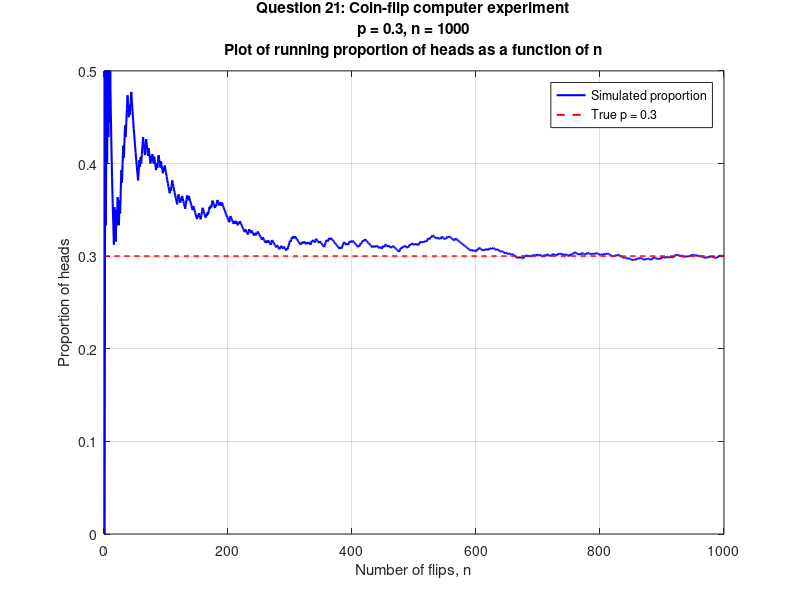
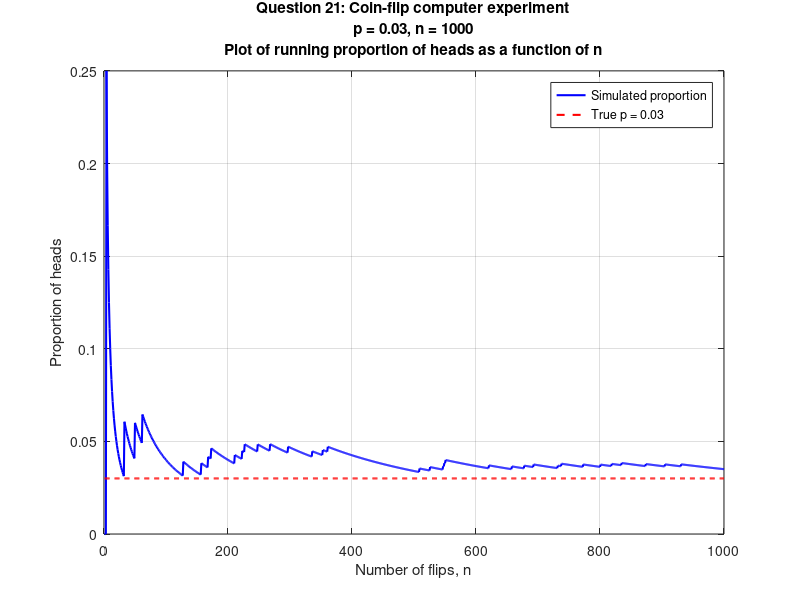

Write MATLAB code to recreate these figures, in order.
clc;
clear;
close all;

%% Question 21
% (Computer Experiment)
% Suppose a coin has probability p of falling heads up.
% Take p = 0.3 and n = 1000, and simulate n coin flips.
% Plot the proportion of heads as a function of n.
% Repeat for p = 0.03.

n = 1000;
k = 1:n;

%% Case 1: p = 0.3
p1 = 0.3;
flips1 = rand(1, n) < p1;          % 1 = head, 0 = tail
cum_heads1 = cumsum(flips1);
prop_heads1 = cum_heads1 ./ k;

figure;
plot(k, prop_heads1, 'b', 'LineWidth', 1.5);
hold on;
plot(k, p1 * ones(1, n), 'r--', 'LineWidth', 1.5);
grid on;
xlabel('Number of flips, n');
ylabel('Proportion of heads');
title({
    'Question 21: Coin-flip computer experiment', ...
    'p = 0.3, n = 1000', ...
    'Plot of running proportion of heads as a function of n'
});
legend('Simulated proportion', 'True p = 0.3', 'Location', 'best');

%% Case 2: p = 0.03
p2 = 0.03;
flips2 = rand(1, n) < p2;
cum_heads2 = cumsum(flips2);
prop_heads2 = cum_heads2 ./ k;

figure;
plot(k, prop_heads2, 'b', 'LineWidth', 1.5);
hold on;
plot(k, p2 * ones(1, n), 'r--', 'LineWidth', 1.5);
grid on;
xlabel('Number of flips, n');
ylabel('Proportion of heads');
title({
    'Question 21: Coin-flip computer experiment', ...
    'p = 0.03, n = 1000', ...
    'Plot of running proportion of heads as a function of n'
});
legend('Simulated proportion', 'True p = 0.03', 'Location', 'best');

%% Display final proportions
fprintf('Question 21 Results\n');
fprintf('-------------------------------------\n');
fprintf('For p = 0.30, final simulated proportion = %.4f\n', prop_heads1(end));
fprintf('For p = 0.03, final simulated proportion = %.4f\n', prop_heads2(end));
